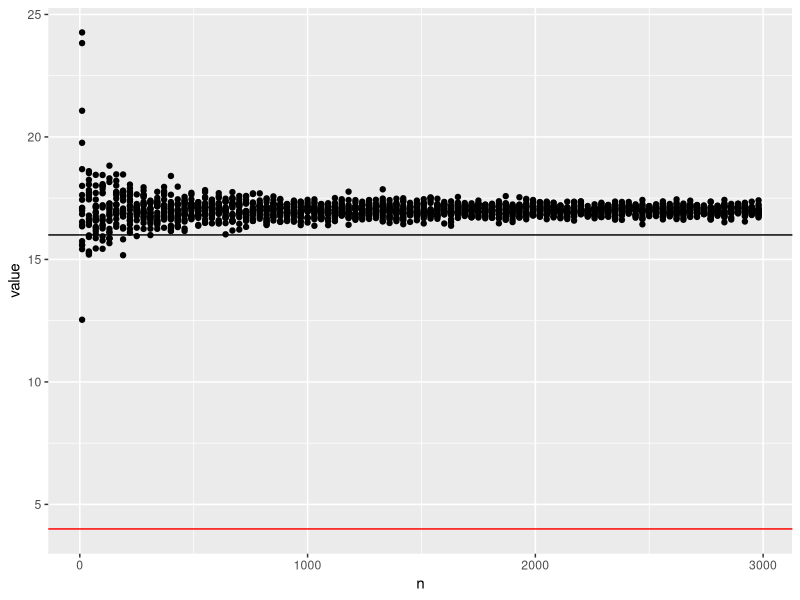
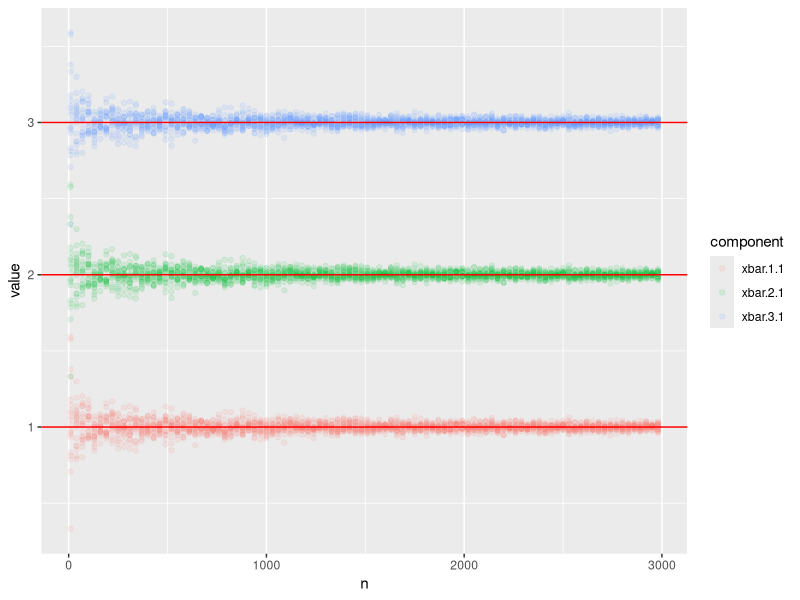

Generate these figures, in order, with R:
## ---- chunk 1
knitr::opts_chunk$set(echo = TRUE)
## ---- chunk 2
library(tidyverse)
library(ggpubr)
library(mvtnorm)
f <- function(x) {
  return(x ^ 2)
}
DrawLLNSample <- function(n_obs, true_mean) {
  x <- f(rnorm(n_obs, mean=true_mean))  # <- We'll be modifying this line
  return(data.frame(n=n_obs, value=sum(x) / n_obs, quantity="normal"))
}
## ---- chunk 3
ConductLLNExperiment <- function(DrawFun, n_obs_vec=seq(10, 3000, by=30), num_draws=20) {
    # The rest of this can be mostly the same every time you run a univariate analysis
    lln_df <- data.frame()
    pb <- txtProgressBar(min=0, max=max(n_obs_vec), initial=0, style=3)
    for (n_obs in n_obs_vec) {
      setTxtProgressBar(pb, n_obs)
      for (draw in 1:num_draws) {
        lln_df <- bind_rows(
          lln_df,
          DrawFun(n_obs) %>% mutate(draw=draw))  
      }
    }
    close(pb)
    return(lln_df)
}
## ---- chunk 4
true_mean <- 4
DrawFun <- function(n_obs) {
    DrawLLNSample(n_obs, true_mean=true_mean)
}
lln_df <- ConductLLNExperiment(DrawFun)

ggplot(lln_df) +
  geom_point(aes(x=n, y=value), alpha=1.0) +
  geom_hline(aes(yintercept=true_mean), color="red") +
  geom_hline(aes(yintercept=f(true_mean)), colar="green")
## ---- chunk 5
FlattenMatrix <- function(mat, prefix) {
  df_list <- list()
  if (!is.matrix(mat)) {
    mat <- as.matrix(mat)
  }
  for (d1 in 1:nrow(mat)) {
    for (d2 in 1:ncol(mat)) {
      df_list[[(paste0(prefix, ".", d1,  ".", d2))]] <- mat[d1, d2, drop=FALSE]
    }
  }
  return(as.data.frame(df_list) %>% 
           pivot_longer(cols=everything(), names_to="component") %>%
           mutate(quantity=prefix))
}



foo_mat <- matrix(1:6, nrow=3, ncol=2)
print(FlattenMatrix(foo_mat, "foo"))
print(foo_mat)

foo_vec <- 1:3
print(FlattenMatrix(foo_vec, "foo"))
print(foo_vec)
## ---- chunk 6
SafeSolve <- function(mat) {
  mat_inv <- matrix(NA, nrow(mat), ncol(mat) )
  tryCatch(mat_inv <- solve(mat),
           error=function(e) { })
  return(mat_inv)
}


print(SafeSolve(diag(3)))
print(SafeSolve(matrix(0, 3, 3)))
## ---- chunk 7
DrawLLNVectorSample <- function(n_obs, true_mean, cov_mat) {
  stopifnot(ncol(cov_mat) == nrow(cov_mat))
  stopifnot(length(true_mean) == nrow(cov_mat))
  x <- rmvnorm(n_obs, mean=true_mean, sigma=cov_mat)
  xbar <- apply(x, FUN=sum, MARGIN=2) / n_obs
  return(FlattenMatrix(xbar, "xbar") %>%
           mutate(n=n_obs, quantity="xbar"))
}
# Set some parameters and sanity check the output
x_dim <- 3
true_mean <- 1:x_dim
# cov_mat <- diag(x_dim)
cov_mat <- matrix(1,nrow = 3, ncol = 3) # change the cov mat not independent
cov_mat
DrawLLNVectorSample(10, true_mean, cov_mat)
## ---- chunk 8
DrawFun <- function(n_obs) {
    DrawLLNVectorSample(n_obs, true_mean=true_mean, cov_mat=cov_mat)
}
lln_df <- ConductLLNExperiment(DrawFun)

ggplot(lln_df) +
  geom_point(aes(x=n, y=value, color=component), alpha=0.1) +
  geom_hline(aes(yintercept=value), color="red",
             data=FlattenMatrix(true_mean, "xbar"))
